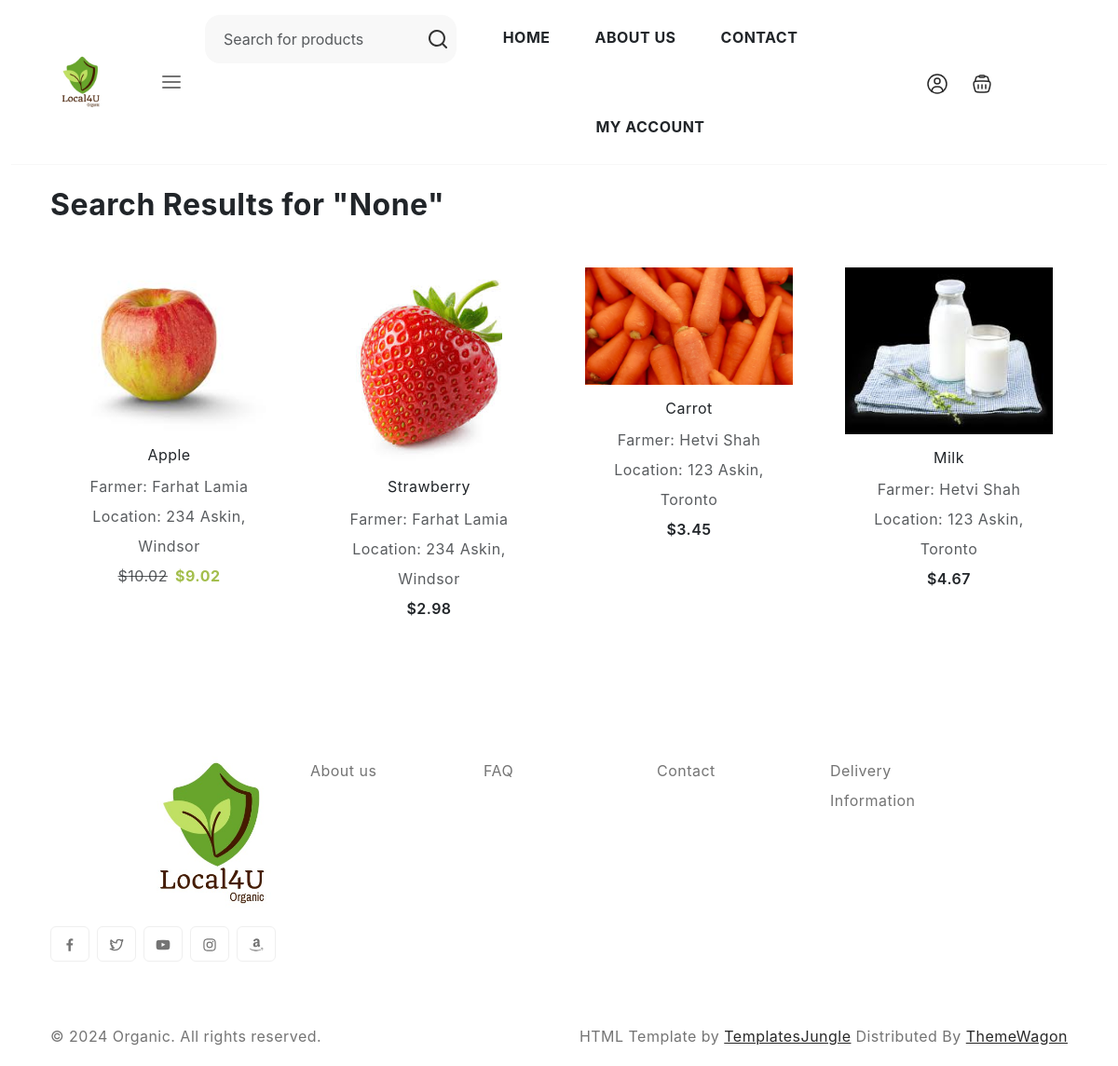
/product/search/, run on the app's committed database.
### product/models.py (models this page shows, shortened)
class Product(models.Model):
    name = models.CharField(max_length=200)  # Name of the product
    description = models.TextField()  # Detailed description of the product
    category = models.ForeignKey(Category, on_delete=models.CASCADE)  # Category to which the product belongs
    price = models.DecimalField(max_digits=10, decimal_places=2)  # Original price of the product
    discounted_price = models.DecimalField(max_digits=10, decimal_places=2, null=True, blank=True)  # Discounted price if applicable
    stock = models.PositiveIntegerField()  # Available stock quantity
    farmer = models.ForeignKey(Farmer, on_delete=models.CASCADE)  # Farmer who owns the product
    created_at = models.DateTimeField(auto_now_add=True)  # Timestamp when the product was added
    updated_at = models.DateTimeField(auto_now=True)  # Timestamp when the product was last updated
    image = models.ImageField(upload_to='product_images/', null=True, blank=True)  # Optional product image

### accounts/models.py (models this page shows, shortened)
class Farmer(models.Model):
    user = models.OneToOneField(CustomUser, on_delete=models.CASCADE)

class CustomUser(AbstractUser):
    USER_TYPES = (
        ('farmer', 'Farmer'),
        ('customer', 'Customer'),
    )
    full_name = models.CharField(max_length=100, blank=True)
    address = models.CharField(max_length=255)
    contact_number = models.CharField(max_length=15)
    user_type = models.CharField(max_length=10, choices=USER_TYPES)
    profile_picture = models.ImageField(upload_to='static/profile_pictures/', null=True, blank=True)

### product/views.py (the view)
# urls.py: path('search/', views.search_products, name='search_products'),
def search_products(request):
    query = request.GET.get('q')  # Retrieve the search query from URL parameters
    products = Product.objects.all()  # Start with all products
    if query:
        products = products.filter(
            Q(name__icontains=query) |  # Filter by product name
            Q(farmer__user__address__icontains=query)  # Filter by farmer's address
        )
    return render(request, 'search_products.html', {
        'products': products,
        'query': query
    })

### order/context_processors.py (called while the page is built)
def cart_data(request):
    return {"cart": request.session.get("cart", {})}

### order/templatetags/cart_filters.py (called while the page is built)
@register.filter
def sum_cart_total(cart_items):
    total = 0
    for item in cart_items:
        total += float(item['price']) * item['quantity']
    return total

### product/context_processors.py (called while the page is built)
def category_menu(request):
    categories = Category.objects.all()
    return {'categories': categories}

### templates/search_products.html (shortened to what this page needs)
{% extends 'base.html' %}
{% load static %}
{% block body_block %}
<section class="pb-5">
    <div class="container-lg">
        <div class="row">
            <div class="col-md-12">
                <div class="section-header d-flex flex-wrap justify-content-between my-4">
                    <h2 class="section-title">Search Results for "{{ query }}"</h2>
                </div>
            </div>
        </div>
        {% if products %}
        <div class="row">
            <div class="col-md-12">
                <div class="product-grid row row-cols-1 row-cols-sm-2 row-cols-md-3 row-cols-lg-3 row-cols-xl-4 row-cols-xxl-5">
                    {% for product in products %}
                    <div class="col">
                        <div class="product-item">
                            <figure>
                                <a href="{% url 'product_detail' product.id %}" title="{{ product.name }}">
                                    <img src="{{ product.image.url }}" alt="{{ product.name }}" class="tab-image img-fluid">
                                </a>
                            </figure>
                            <div class="d-flex flex-column text-center">
                                <h3 class="fs-6 fw-normal">{{ product.name }}</h3>
                                <span class="text-muted">Farmer: {{ product.farmer.user.full_name }}</span>
                                <span class="text-muted">Location: {{ product.farmer.user.address }}</span>
                                <div class="d-flex justify-content-center align-items-center gap-2">
                                    {% if product.discounted_price %}
                                        <span class="text-muted text-decoration-line-through">${{ product.price }}</span>
                                        <span class="text-success fw-bold">${{ product.discounted_price }}</span>
                                    {% else %}
                                        <span class="text-dark fw-semibold">${{ product.price }}</span>
                                    {% endif %}
                                </div>
                            </div>
                        </div>
                    </div>
                    {% endfor %}
                </div>
            </div>
        </div>
        {% else %}
        <p class="text-center">No products found.</p>
        {% endif %}
    </div>
</section>
{% endblock %}

### static/style.css (style rules this page uses)
body { --heading-font : "Inter", sans-serif; --bs-link-color: #333; --bs-link-hover-color:#333; --bs-link-color-rgb: 40,40,40; --bs-link-hover-color-rgb: 0,0,0; --bs-light-rgb: 248, 248, 248; --bs-font-sans-serif: "Inter", sans-serif; --bs-body-font-family: var(--bs-font-sans-serif); --bs-body-font-size: 1rem; --bs-body-font-weight: 400; --bs-body-line-height: 2; --bs-body-color: #747474; --bs-primary: #6BB252; --bs-primary-rgb: 107, 178, 82; --bs-secondary: #364127; --bs-secondary-rgb: 54, 65, 39; --bs-danger: #F95F09; --bs-danger-rgb: 249, 95, 9; --bs-success: #a3be4c; --bs-success-rgb: 163, 190, 76; --bs-primary-bg-subtle: #FFF9EB; --bs-success-bg-subtle: #eef5e5; --bs-border-color: #F7F7F7; }
body { letter-spacing: 0.03em; }
h1,h2,h3,h4,h5,h6 { font-family: var(--heading-font); color: var(--bs-dark); font-weight: 700; }
.container, .container-fluid, .container-lg, .container-md, .container-sm, .container-xl, .container-xxl { --bs-gutter-x: 3rem; }
.product-item { position: relative; padding: 16px; background: #FFFFFF; border-radius: 16px; margin-bottom: 30px; box-shadow: 0px 0px 22px rgba(0, 0, 0, 0); }
.product-item figure { text-align: center; }
.product-item figure img { max-height: 210px; height: auto; }

### data on the page
Product: image (picture), name "Apple", farmer.user.full_name "Farhat Lamia", farmer.user.address "234 Askin, Windsor", price "10.02", discounted_price "9.02"
Product: image (picture), name "Strawberry", farmer.user.full_name "Farhat Lamia", farmer.user.address "234 Askin, Windsor", price "2.98"
Product: image (picture), name "Carrot", farmer.user.full_name "Hetvi Shah", farmer.user.address "123 Askin, Toronto", price "3.45"
Product: image (picture), name "Milk", farmer.user.full_name "Hetvi Shah", farmer.user.address "123 Askin, Toronto", price "4.67"

### other printed values
{{ query }} "None"
